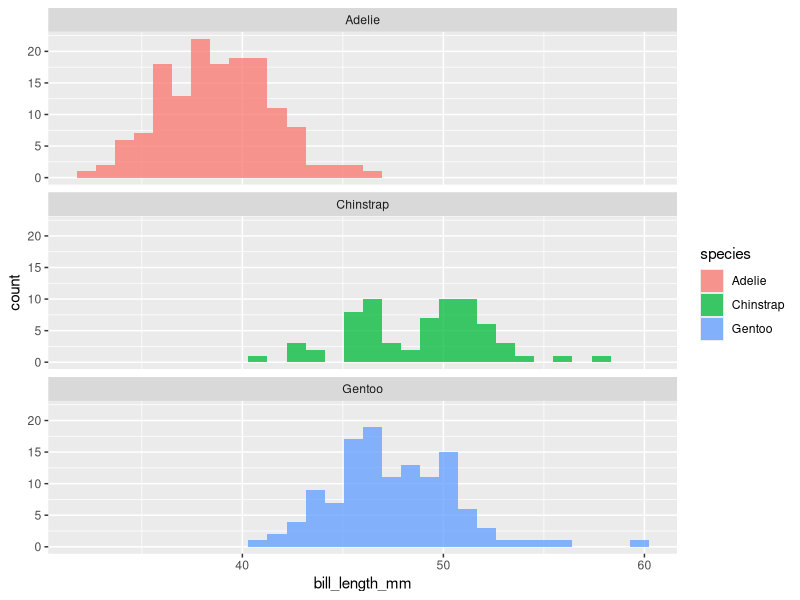

Here is the R script that generated this plot:
## ---- chunk 1
knitr::opts_chunk$set(echo = TRUE)
library(palmerpenguins) #install.packages("palmerpenguins")
library(tidyverse)
library(ggplot2)
## ---- chunk 2

ggplot(data = penguins) + geom_histogram(mapping = aes(x = bill_length_mm, fill = species), alpha = 0.75) + facet_wrap(~ species, nrow = 3)

